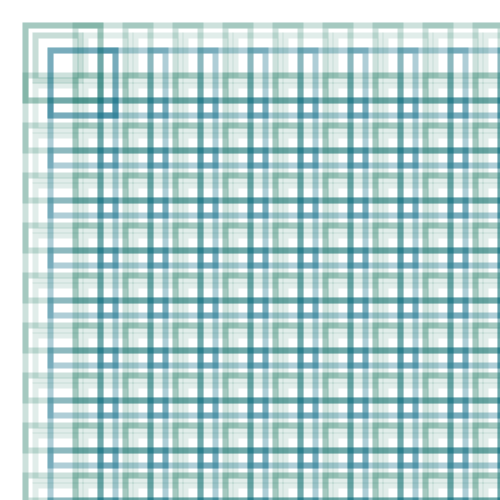
Frame 1 (no input)
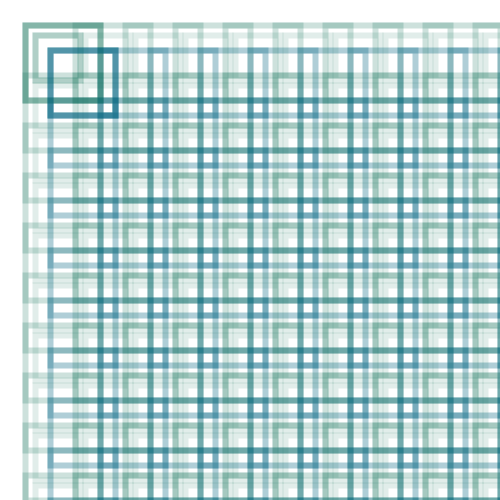
Frame 2 (the mouse pressed at the canvas centre, redrawn once)

The Processing sketch that drew these frames (run headless with seeded random() and noise(); the mouse was pressed at the canvas centre and the sketch redrawn once):

// Processing sketch: processing_22949
// ── processing_22949.pde


int X = 50;
int Y =50;

void setup()
{
  size(500,500);
  background(255);
  for(int i = 0; i < width/X; i++) {
    for(int j = 0; j < height/Y; j++) {
      pushMatrix();
      translate(i*X, j*Y);
      shape1();
      popMatrix();
    }
  }
}

void shape1()
{
  noFill();
  strokeWeight(6);
  stroke(0,100,75,50);
  rect(25,25,75,75);
  stroke(0,100,75,30);
  rect(35,35,45,45);
  stroke(0,100,126,80);
  rect(50,50,65,65);
}

void draw()
{
  shape1();
  noLoop();
}
